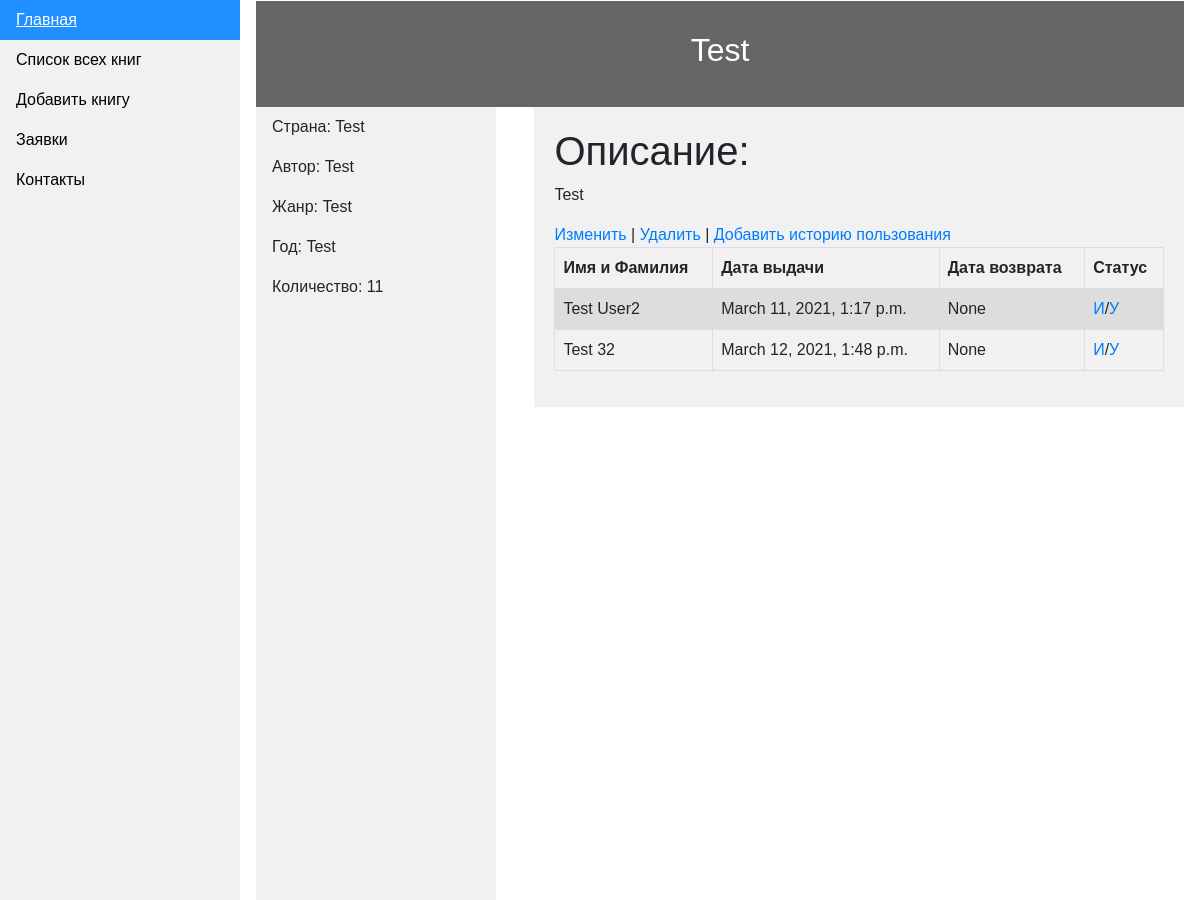
The page /book_single/1/ on the database its author committed.
### main_app/models.py (models this page shows, shortened)
class BookModel(models.Model):
    title = models.CharField(max_length=64, verbose_name='Название книги')
    country = models.CharField(max_length=32, verbose_name='Страна')
    genre = models.CharField(max_length=32, verbose_name='Жанр')
    author = models.CharField(max_length=64, verbose_name='Автор')
    year = models.CharField(max_length=32, verbose_name='Дата публикации')
    description = models.TextField(verbose_name='Описание')
    amount_in_stock = models.IntegerField(verbose_name='Имеющееся количество')

class ClientsHistoryModel(models.Model):
    book = models.ForeignKey('BookModel', on_delete=models.CASCADE)
    full_name = models.CharField(max_length=64, verbose_name='Имя Фамилия')
    date_of_issue = models.DateTimeField(default=timezone.now, blank=False, verbose_name='Дата выдачи')
    return_date = models.DateTimeField(blank=True, verbose_name='Дата возврата', null=True)

### main_app/views.py (the view)
# urls.py: path('book_single/<int:id>/', views.book_single, name='book_single'),
def book_single(request, id):
    book_query = get_object_or_404(BookModel, id=id)
    histories_query = ClientsHistoryModel.objects.all().filter(book=book_query)
    context = {
        'q': book_query,
        'histories': histories_query,
    }
    return render(request, "books/book_single.html", context)

### templates/books/book_single.html (shortened to what this page needs)
{% extends 'base.html' %}
{% load static %}
{% block content %}
    <header>
        <h2>{{ q.title }}</h2>
    </header>
    <section>
        <ul>
          <li><a>Страна: {{ q.country }}</a></li>
          <li><a>Автор: {{ q.author }}</a></li>
          <li><a>Жанр: {{ q.genre }}</a></li>
          <li><a>Год: {{ q.year }}</a></li>
          <li><a>Количество: {{ q.amount_in_stock }}</a></li>
        </ul>
      <article>
        <h1>Описание:</h1>
        <p>{{ q.description }}</p>
              <a href="{% url 'book_update' q.id %}">Изменить</a> |
              <a href="{% url 'book_delete' q.id %}">Удалить</a> |
              <a href="{% url 'history_post' q.id %}"> Добавить историю пользования</a>
          <table>
              <tr>
                <th>Имя и Фамилия</th>
                <th>Дата выдачи</th>
                <th>Дата возврата</th>
                <th>Статус</th>
              </tr>
              {% for history in histories %}
                  <tr>
                    <td>{{ history.full_name }}</td>
                    <td>{{ history.date_of_issue }}</td>
                    <td>{{ history.return_date }}</td>
                    <td><a href="{% url 'history_update' history.id %}">И</a>/<a href="{% url 'history_delete' history.id %}">У</a></td>
                  </tr>
                  {% empty %}
                  <p> Истории пользования отсутвуют...</p>
              {% endfor %}
          </table>
      </article>
    </section>
{% endblock %}

### templates/base.html (style rules this page uses)
body { margin: 0; }
ul { list-style-type: none; margin: 0; padding: 0; width: 20%; background-color: #f1f1f1; position: fixed; height: 100%; overflow: auto; }
li a { display: block; color: #000; padding: 8px 16px; text-decoration: none; }

### templates/books/book_single.html (style rules this page uses)
* { box-sizing: border-box; }
body { font-family: Arial, Helvetica, sans-serif; }
header { background-color: #666; padding: 30px; text-align: center; font-size: 35px; color: white; }
article { float: right; padding: 20px; width: 70%; background-color: #f1f1f1; height: 300px; }
section::after { content: ""; display: table; clear: both; }
table { font-family: arial, sans-serif; border-collapse: collapse; width: 100%; }
td, th { border: 1px solid #dddddd; text-align: left; padding: 8px; }
tr:nth-child(even) { background-color: #dddddd; }

### rows shown on the page
BookModel: title "Test", country "Test", author "Test", genre "Test", year "Test", amount_in_stock "11", description "Test"
ClientsHistoryModel: full_name "Test User2", date_of_issue "March 11, 2021, 1:17 p.m.", return_date "None"
ClientsHistoryModel: full_name "Test 32", date_of_issue "March 12, 2021, 1:48 p.m.", return_date "None"
